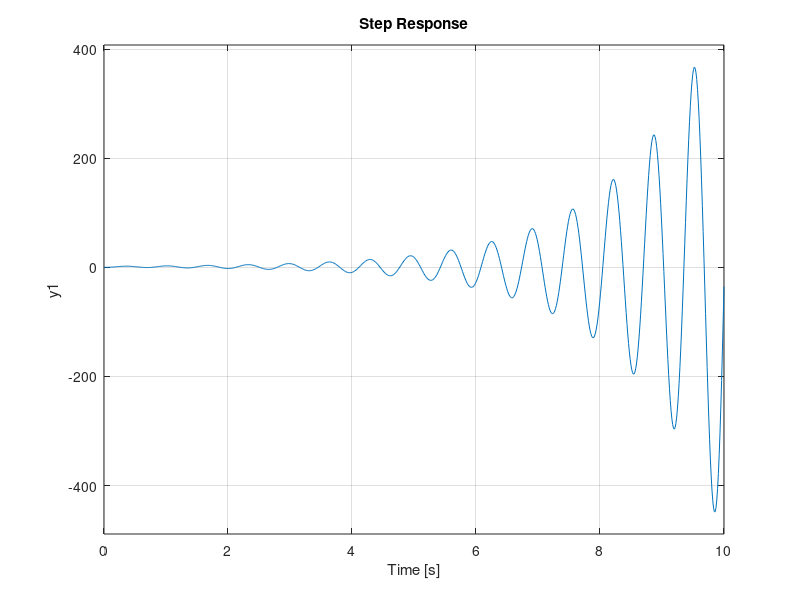

MATLAB code to generate this figure:
s = tf('s');
sys = 0.8 / ((1+0.05*s)*(1+0.5*s)*(1+s))

pay = 0.8;
payda = [0.025 0.575 1.55 1];

K1 = 4;
K2 = 69;

kctf1 = feedback(sys * K1,1);
kctf2 = feedback(sys * K2,1);

%step(kctf1)
%hold on
step(kctf2)